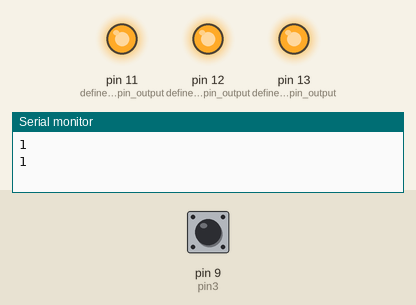
Simulated run of this sketch. Board: Arduino Uno, built with avr-gcc and run on an emulated ATmega328P. Parts: output pins drawn as LEDs (lit = HIGH), the last lines printed to the serial monitor. The inputs (shaded band) are chosen by the test bench; at power-on: pin 9 (pin3) HIGH.

Above: at 2.8 s.
2.9 s: pin 9 (pin3) pulled LOW for 1.2 s
At 3.8 s:
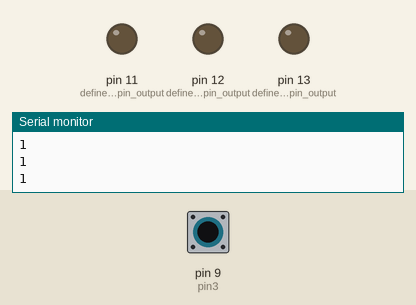
6.5 s: pin 9 (pin3) pulled LOW for 3.2 s
At 10.3 s:
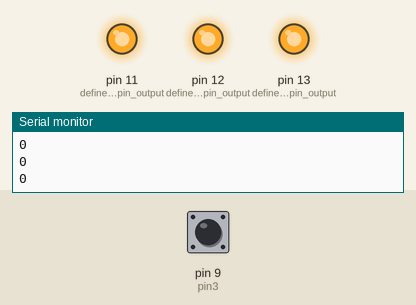
Timing chart, 0 to 11.8 s (numbered marks = the images above; inputs shaded):
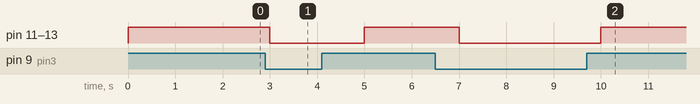

The sketch:

RGB_and_PB_Button.ino
```cpp
/*
RGB Light and the PB button program
the main propose is understand the digital input and output(combine)
no press, RGB shows White and when press the PB, RGB off
*/
int ledRed = 13;    //define the pin number, led pin connection
int ledGreen = 12;  //define the pin number, led pin connection
int ledBlue = 11;   //define the pin number, led pin connection
int onDelay = 1000; //delay time
int offDelay = 1000;//delay time
int pin3 = 9;  //define the pin number, led pin connection
int var = pin3;  //variable
void setup() {
  // put your setup code here, to run once:
 pinMode(13, OUTPUT); //define the pin output
 pinMode(12, OUTPUT);//define the pin output
 pinMode(11, OUTPUT);//define the pin output
 pinMode(9, INPUT_PULLUP);//define the pin output
 Serial.begin(9600);
}
void loop() {
  // put your main code here, to run repeatedly:
 var = digitalRead(pin3); //variable store the value
 if (var==1){
digitalWrite(13, HIGH); //ledWhite ON
digitalWrite(12, HIGH); //ledWhite ON
digitalWrite(11, HIGH); //ledWhite ON
delay(onDelay);         // ondelay
}
else {
digitalWrite(13, LOW);  //ledWhite Off
digitalWrite(12, LOW);  //ledWhite Off
digitalWrite(11, LOW);  //ledWhite Off
delay(offDelay);        // offdelay
}

  Serial.println(var); //check the var value ;troubleshooting

}
```

Measured:
- after the input at 2.9 s, pin 11 (define_the_pin_output), pin 12 (define_the_pin_output), pin 13 (define_the_pin_output): HIGH → LOW after 0.10 s, → HIGH 2.0 s later
- after the input at 6.5 s, pin 11 (define_the_pin_output), pin 12 (define_the_pin_output), pin 13 (define_the_pin_output): HIGH → LOW after 0.50 s, → HIGH 3.0 s later
